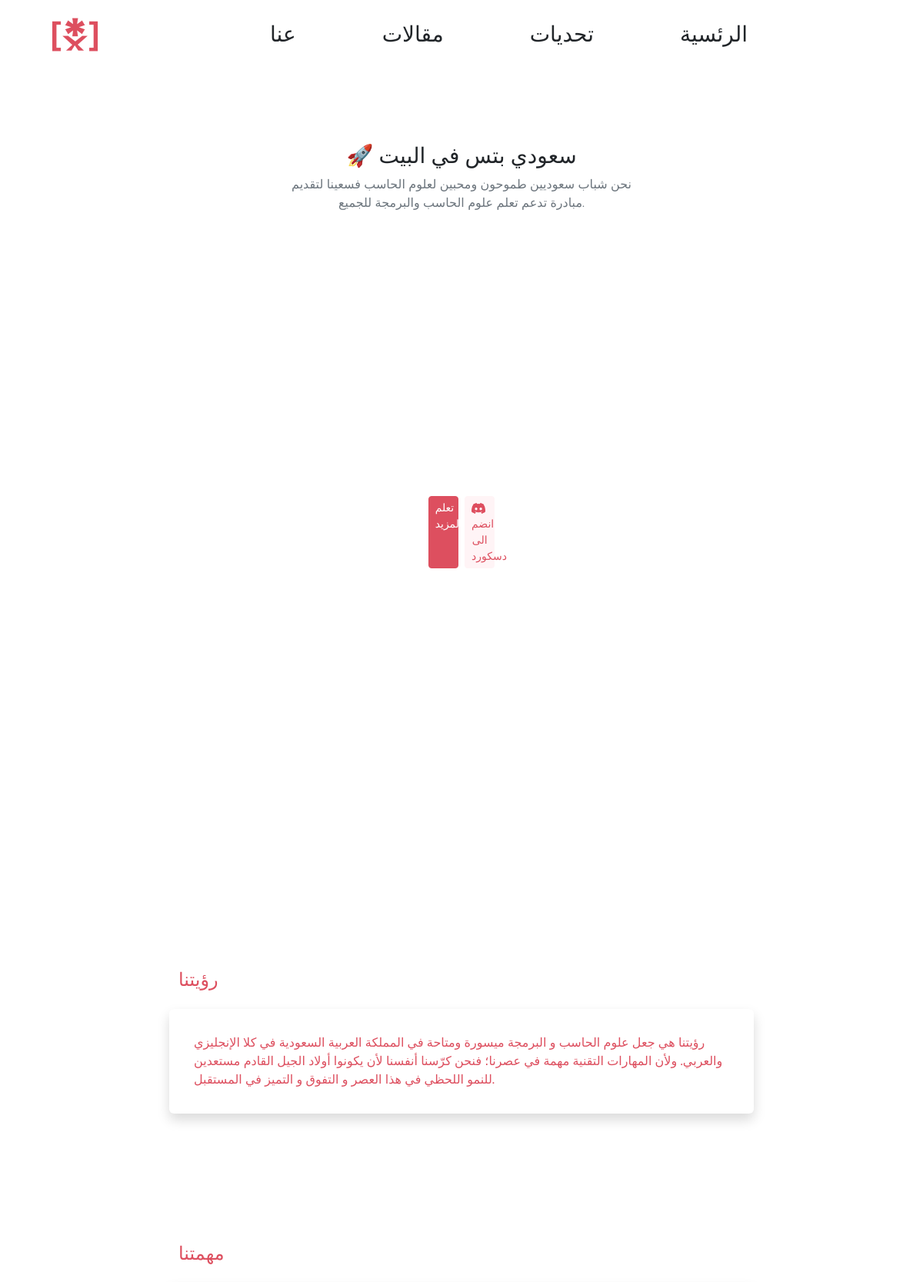
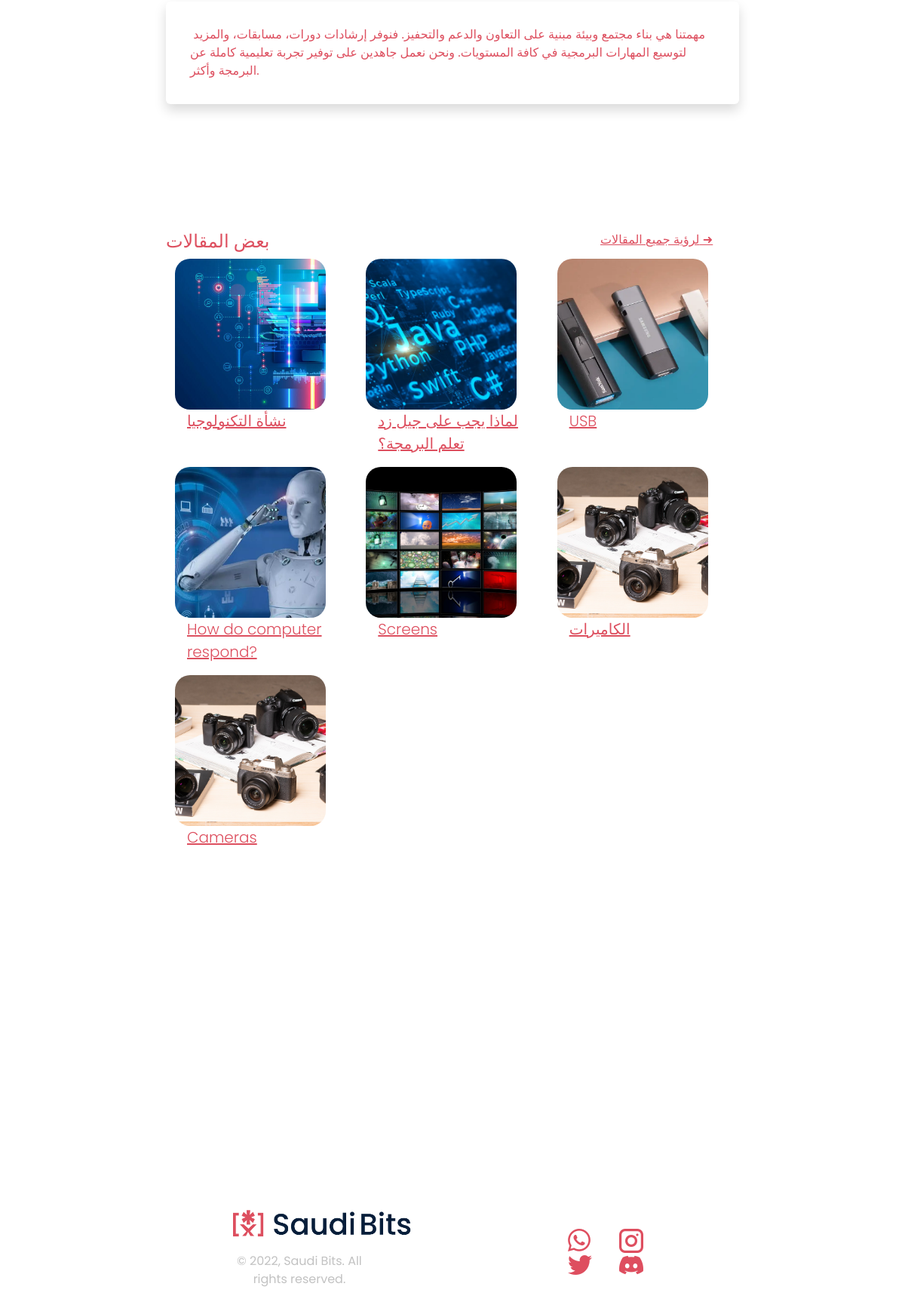
The page / on the database its author committed (2 pictures, top to bottom).
### articles/models.py (models this page shows, shortened)
class Article(models.Model):
    title = models.CharField(max_length=255, unique=False)
    url = models.SlugField(max_length=255, unique=True)
    author = models.ForeignKey(User, on_delete= models.CASCADE,related_name='blog_posts')
    updated_on = models.DateTimeField(auto_now= True)
    content = RichTextField()
    image = models.ImageField(upload_to='images')
    created_on = models.DateTimeField(auto_now_add=True)
    status = models.IntegerField(choices=STATUS, default=0)
    class Meta:
        ordering = ['-created_on']

### articles/views.py (the view)
# urls.py: path('', views.ArticleList.as_view(), name='home'),
class ArticleList (generic.ListView):
    queryset = Article.objects.filter(status=1).order_by('-created_on')
    template_name = 'main/index.html'

### articles/templates/main/index.html (shortened to what this page needs)
<!DOCTYPE html>
{% load static %}
<html lang="en">
<head>
    <link rel="stylesheet" href=" {% static 'styles/style.css' %} ">
    <link rel="stylesheet" href=" {% static 'static/bootstrap.css' %} ">
</head>
<body>
    <section id="Navbar">
        <nav class="navbar navbar-expand-lg">
            <div class="container-fluid justify-content-around">
              <a class="navbar-brand ps-lg-5 ps-0 m-0" href="#"><img src=" {% static 'images/icon.ico' %} " alt="Saudi Bits Logo" style="width:75px; height: 64px;"></a>
                <div class="collapse navbar-collapse justify-content-around poppins" id="navbarNav">
                    <ul class="navbar-nav text-center fs-3">
                    <li class="nav-item mx-xl-5 mx-lg-2">
                        <a class="nav-link text-dark" aria-current="page" href="#">عنا</a>
                    </li>
                    <li class="nav-item mx-xl-5 mx-lg-2">
                        <a class="nav-link text-dark" aria-current="page" href="#">مقالات</a>
                    </li>
                    <li class="nav-item mx-xl-5 mx-lg-2">
                        <a class="nav-link text-dark" href="#">تحديات</a>
                    </li>
                    <li class="nav-item mx-xl-5 mx-lg-2">
                        <a class="nav-link text-dark" href="#">الرئسية</a>
                    </li>
                    </ul>
                </div>
            </div>
          </nav>
    </section>
<br><br>
    <section id="main" class="poppins text-center my-5 justify-content-center">
        <h3>🚀 سعودي بتس في البيت</h1>
        <div class="container-fluid justify-content-center row m-0">
      <p class="lead text-muted text-center fs-6 col-lg-5 col-10">نحن شباب سعوديين طموحون ومحبين لعلوم الحاسب فسعينا لتقديم مبادرة تدعم تعلم علوم الحاسب والبرمجة للجميع.</p>
      </div>
      <div class="container">
        <span class="row justify-content-center">
          <a href="#" class="btn btn-primary btn-sm col-lg-2 col-8 me-lg-1 mb-2 mb-lg-0 text-white">تعلم المزيد</a>
          <a href="https://discord.gg/aEuktt5njU" target="_blank" class="btn btn-danger btn-sm col-lg-2 col-8 ms-lg-1 text-primary"><img src=" {% static 'images/discord.png' %} " alt="Discord icon" style="width:18.2px ;" class="me-2">انضم الى دسكورد</a>
        </span>
      </div>
    </section>
      <br><br><br>
    <section id="OurVision" class="poppins my-5">
      <div class="container-sm">
        <div class="row justify-content-center">
          <div class="col-8">
            <div>
              <h4 class="text-primary">رؤيتنا</h4>
            </div>
            <div class="row justify-content-around mt-4">
                <div class="card border border-0 shadow">
                  <div class="card-body text-primary row">
                    <div class="col-lg col-12 m-0 p-0 my-1 my-lg-0">
                      <div class="card-body text-primary">
                        رؤيتنا هي جعل علوم الحاسب و البرمجة ميسورة ومتاحة في المملكة العربية السعودية في كلا الإنجليزي والعربي. ولأن المهارات التقنية مهمة في عصرنا؛ فنحن كرّسنا أنفسنا لأن يكونوا أولاد الجيل القادم مستعدين للنمو اللحظي في هذا العصر و التفوق و التميز في المستقبل.                        </div>
                  </div>
                </div>
              </div>
              </div>
          </div>
        </div>
      </div>
    </section>
      <br><br><br>
    <section id="OurMission" class="poppins my-5">
      <div class="container-sm">
        <div class="row justify-content-center">
          <div class="col-8">
            <div>
              <h4 class="text-primary">مهمتنا</h4>
            </div>
            <div class="row justify-content-around mt-4">
              <div class="card border border-0 shadow">
                <div class="card-body text-primary row">
                  <div class="col-lg col-12 m-0 p-0 my-1 my-lg-0">
                    <div class="card-body text-primary">
                         مهمتنا هي بناء مجتمع وبيئة مبنية على التعاون والدعم والتحفيز. فنوفر إرشادات دورات، مسابقات، والمزيد لتوسيع المهارات البرمجية في كافة المستويات. ونحن نعمل جاهدين على توفير تجربة تعليمية كاملة عن البرمجة وأكثر.                </div>
              </div>
            </div>
          </div>
        </div>
      </div>
    </section>
    <br><br><br>
    <section id="SomeArticles">
      <div class="container-sm my-5 poppins">
        <div class="row justify-content-center">
          <div class="col-8 m-0 p-0">
            <div class="row justify-content-between">
              <span class="col-lg-3 col-12">
              <h4 class="text-primary">بعض المقالات</h4>
              </span>
              <span class="col-lg-3 col-12 p-0 m-0">
                <a href="#" class="lead fs-lg-6 fs-6 m-lg-0 mx-3" style="color: #dd4f5f;">لرؤية جميع المقالات ➜</a>
                </span>
            </div>
            <div class="container-fluid">
                <div class="row">
                  {% for article in article_list %}
                  {% if article %}
                  <div class="col-lg-4 col-12">
                    <a href="{% url 'article_detail' article.pk  %}">
                    <img src="static/{{ article.image.url}}" class="img-fluid" alt="connect" style="border-radius: 10%; width: 200px; height: 200px; object-fit:cover;">
                    <p class="lead fs-5 ms-3">{{ article.title }}</p>
                    </a>
                  </div>
                  {% endif %}
                  {% endfor %}
                </div>
            </div>
          </div>
        </div>
      </div>
  </section>
  <br><br><br>
    <footer id="bg-dark">
        <div class="container text-center">
            <div class="row justify-content-between">
              <div class="col-lg-4">
                <img class="text-start" src=" {% static 'images/full logo.png' %} " alt="Complete Saudi Bits logo" style="width: 240px">
                <p class="poppins" style="color: #C2C2C2;"> © 2022, Saudi Bits. All rights reserved.</p>
              </div>
              <div class="col-lg-4 my-auto">
                    <a href="https://chat.whatsapp.com/FDlUeHYR7ZuJtp312yolJf" target="_blank" class="px-3"><img src=" {% static 'images/whatsapp.png' %} " alt="Whatsapp icon"></a>
                    <a href="https://www.instagram.com/saudi.bits/" target="_blank" class="px-3"><img src=" {% static 'images/instagram.png' %} " alt="Instagram icon"></a>
                    <a href="https://twitter.com/SaudiBits" target="_blank" class="px-3"><img src=" {% static 'images/twitter.png' %} " alt="Twitter icon"></a>
                    <a href="https://discord.gg/aEuktt5njU" target="_blank" class="px-3"><img src=" {% static 'images/discord.png' %} " alt="Discord icon"></a>
              </div>
            </div>
          </div>
        </footer>
        <br>
</body>
</html>

### articles/static/styles/style.css (style rules this page uses)
.poppins { font-family: 'Poppins', sans-serif; }
html { height: 100%; }
body { margin: 0; min-height: 100%; display: flex; flex-direction: column; }
footer { margin-top:auto ; }
.container { display: flex; align-items: center; justify-content: center; height: 100vh; }

### rows shown on the page
Article: image (picture), title "نشأة التكنولوجيا"
Article: image (picture), title "لماذا يجب على جيل زد تعلم البرمجة؟"
Article: image (picture), title "USB"
Article: image (picture), title "How do computer respond?"
Article: image (picture), title "Screens"
Article: image (picture), title "الكاميرات"
Article: image (picture), title "Cameras"
